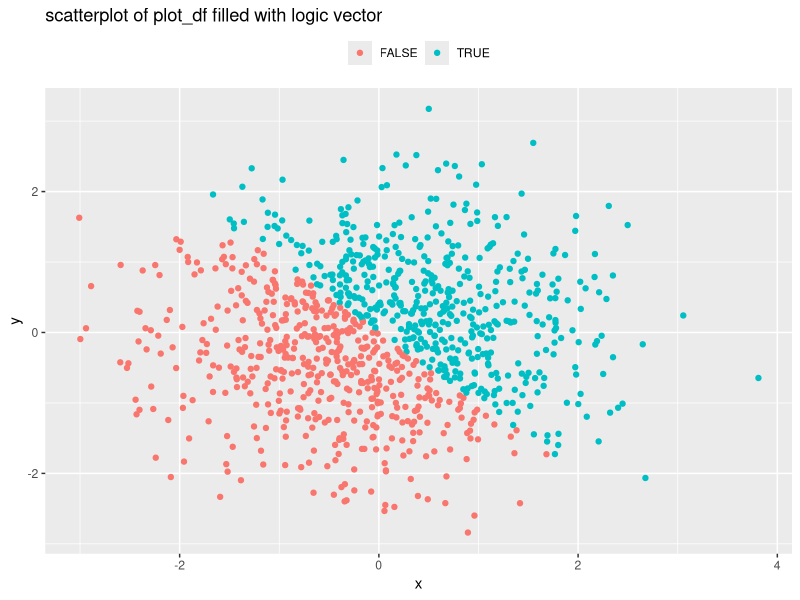
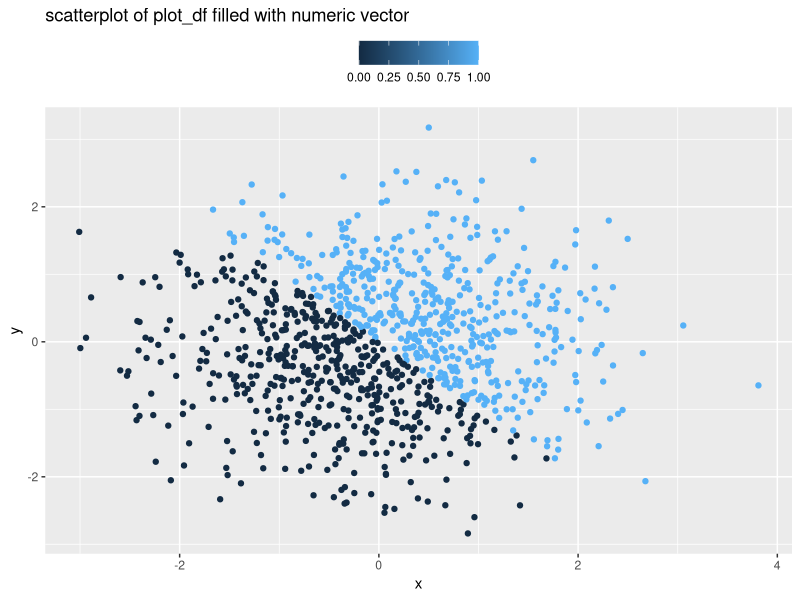
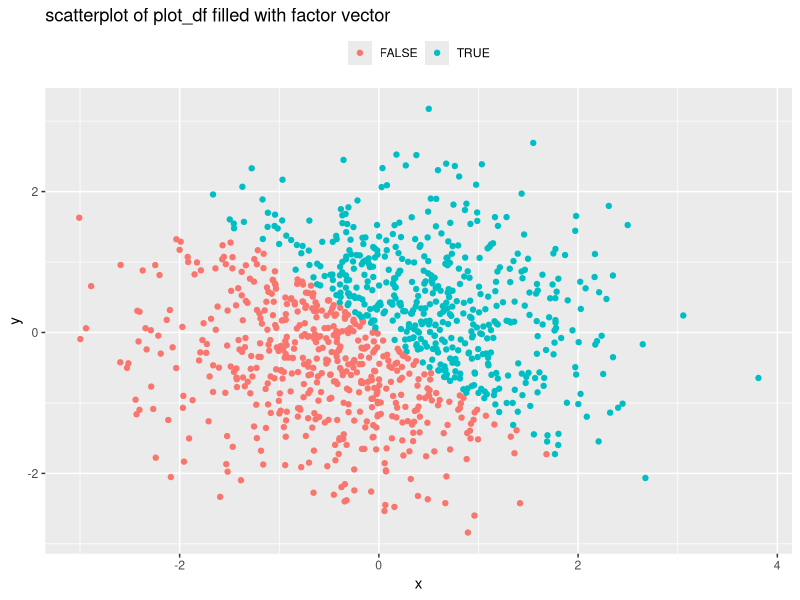
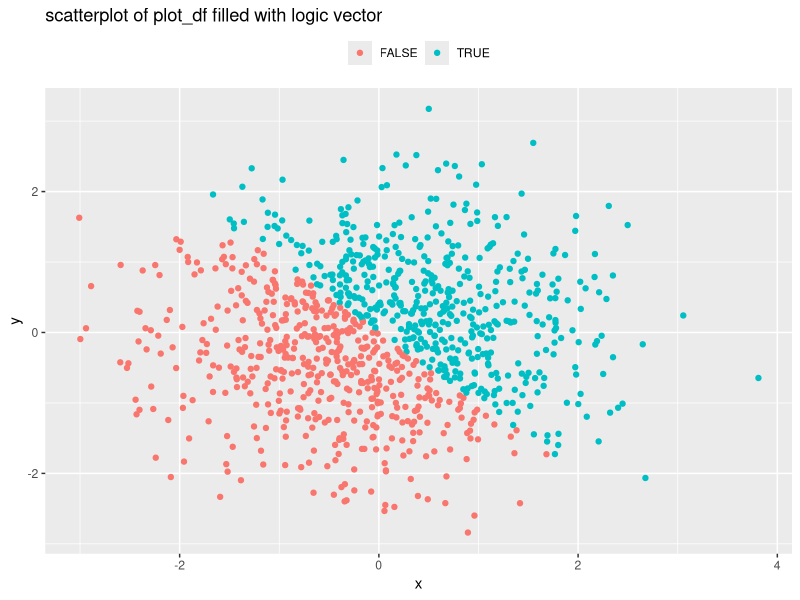

Generate these figures, in order, with R:
## ---- chunk 1
knitr::opts_chunk$set(echo = TRUE)
## ---- chunk 2
# data frame
library(tidyverse)
set.seed(1)

df_1 = tibble(
num_1 = runif(10,0,5),
logic_1 = c(num_1 > 2),
char_1 = c("this", "is", "my", "first", "home", "work", "problem", "of", "data", "science" ),
fac_1 = factor(c("a", "b", "c", "d", "e", "f", "g", "h", "i", "x"))
)

# mean
mean(df_1$num_1)      
mean(df_1$logic_1)
mean(df_1$char_1)       
mean(df_1$fac_1)
# means of the character vector and the  factor vector are NA.The means of them are regarded as missing value because they can not be calculated.
summary(df_1)
## ---- chunk 3
# convert the characters:

char_fac_1 <- as.factor(df_1$char_1)
char_fac_1  
## when converted into factors, the charactors does not change much. The order of words changed by the initial letter.  

fac_num_1 <- as.numeric(char_fac_1)
fac_num_1
## they change into numbers 

# convert the factors:

fac_char_1 <- as.character(df_1$fac_1)
fac_char_1
## the words looks the same, but change into charactors.

char_num_1 <- as.numeric(fac_char_1)
char_num_1
## the value can not be obtained, meaning that charactors can not be converted into numbers, but factors can.
## ---- chunk 4
# set the data frame

set.seed(1)
x <- rnorm(1000)

set.seed(4)
y <- rnorm(1000)

logic_2 <- c(x + y > 0)
num_2 <- as.numeric(logic_2)
fac_2 <- as.factor(logic_2)

plot_df <- data.frame(x, y, logic_2, num_2, fac_2)

# description of the data frame

##  the size of the dataset 
dim(plot_df)

##  mean and median
summary(plot_df)

## proportion
propTRUE_plot_df <- prop.table(table(plot_df$logic_2))
propTRUE_plot_df

## ---- chunk 5
library(ggplot2)

# scatterplot 1 -- logic vector
ggplot(plot_df, aes(x = x, y = y, colour = logic_2)) +
  geom_point() +
  scale_fill_manual(values = c("blue", "red"),
                    labels = expression("x + y < 0", "x + y > 0")) +
  labs( x = "x", y = "y", title = "scatterplot of plot_df filled with logic vector") +
  theme(legend.position = "top", legend.title = element_blank()) 

ggsave("scatterplots1_hw1.pdf", width = 7, height = 7)

# scatterplot 2 -- numeric vector
ggplot(plot_df, aes(x = x, y = y, colour = num_2)) +
  geom_point() +
  scale_fill_manual(values = c("blue", "red"),
                    labels = expression("x + y < 0", "x + y > 0")) +
  labs( x = "x", y = "y", title = "scatterplot of plot_df filled with numeric vector") +
  theme(legend.position = "top", legend.title = element_blank()) 

# scatterplot 3 -- factor vector
ggplot(plot_df, aes(x = x, y = y, colour = fac_2)) +
  geom_point() +
  scale_fill_manual(values = c("blue", "red"),
                    labels = expression("x + y < 0", "x + y > 0")) +
  labs( x = "x", y = "y", title = "scatterplot of plot_df filled with factor vector") +
  theme(legend.position = "top", legend.title = element_blank()) 

